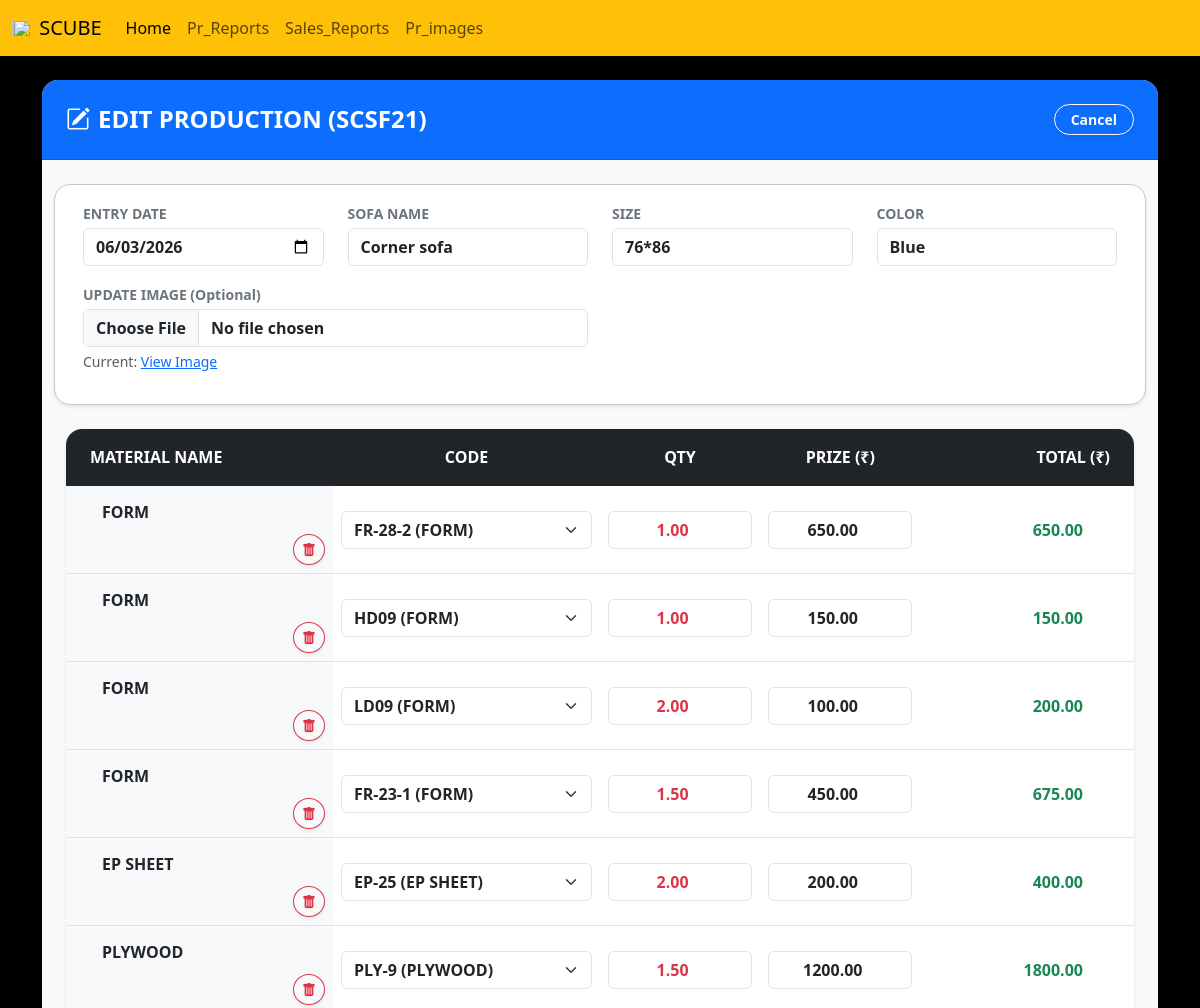
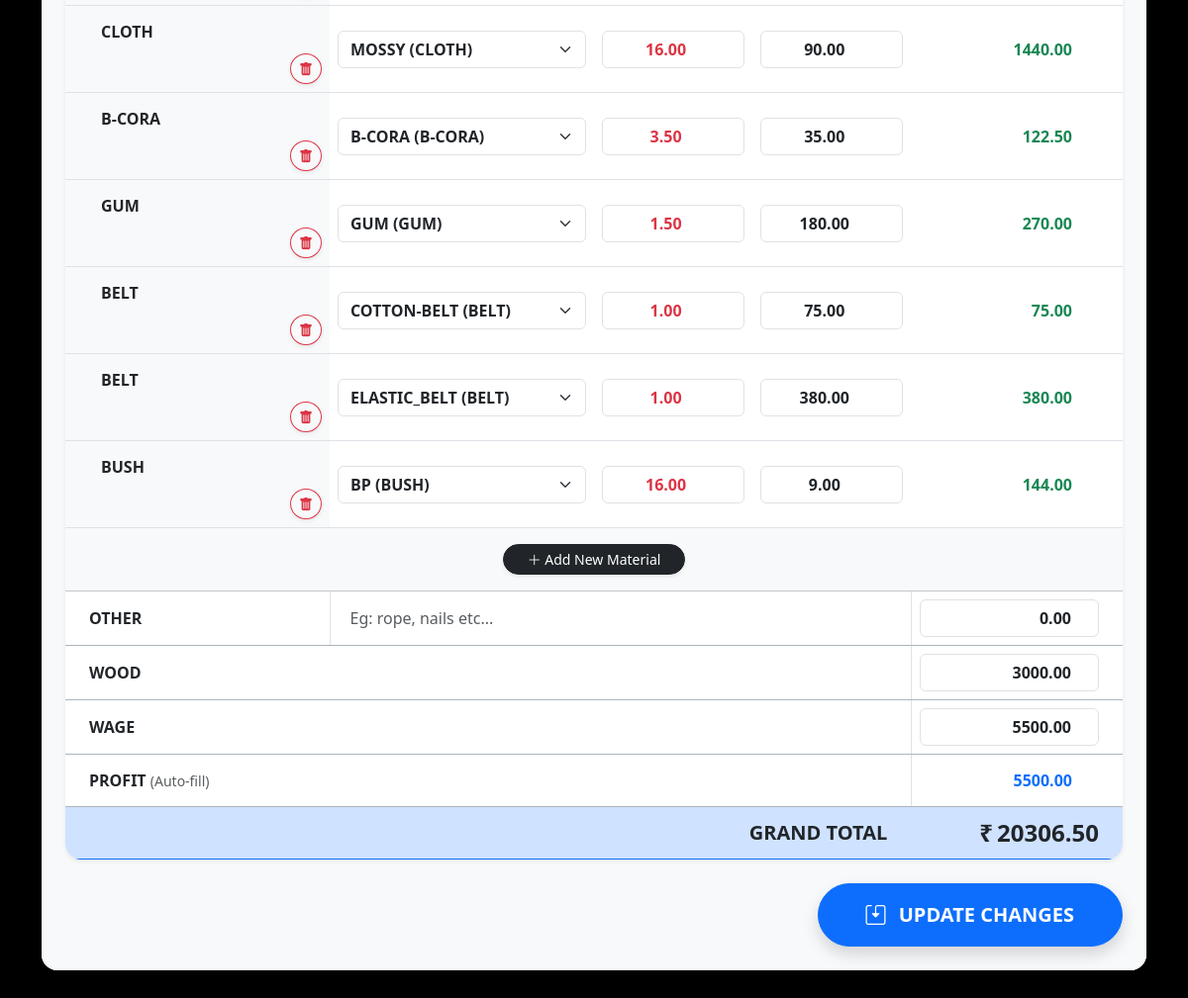
The app's page /edit-production/29/ (signed in) with its own data (2 pictures, top to bottom).
### manager/models.py (models this page shows, shortened)
class SofaProductionRecord(models.Model):
    date = models.DateField()
    sofa_code = models.CharField(max_length=100, unique=True)
    image = models.ImageField(upload_to='production_images/', null=True, blank=True)
    sofa_name = models.CharField(max_length=150, null=True, blank=True)
    sofa_size = models.CharField(max_length=100, null=True, blank=True)
    sofa_color = models.CharField(max_length=100, null=True, blank=True)
    other_desc = models.CharField(max_length=200, null=True, blank=True)
    other_cost = models.DecimalField(max_digits=10, decimal_places=2, default=0)
    wood_cost = models.DecimalField(max_digits=10, decimal_places=2, default=0)
    wage_cost = models.DecimalField(max_digits=10, decimal_places=2, default=0)
    profit_amount = models.DecimalField(max_digits=10, decimal_places=2, default=0)
    grand_total = models.DecimalField(max_digits=15, decimal_places=2, default=0)
    is_approved = models.BooleanField(default=False)

class ProductionMaterialItem(models.Model):
    production = models.ForeignKey(SofaProductionRecord, on_delete=models.CASCADE, related_name='items')
    material_name = models.CharField(max_length=100)
    material_code = models.ForeignKey(Material, on_delete=models.SET_NULL, null=True, blank=True)
    quantity = models.DecimalField(max_digits=10, decimal_places=2, default=0)
    price = models.DecimalField(max_digits=10, decimal_places=2, default=0)
    total = models.DecimalField(max_digits=10, decimal_places=2, default=0)

class Material(models.Model):
    material = models.ForeignKey(MaterialName, on_delete=models.CASCADE, verbose_name="Material Name")
    code = models.CharField(max_length=100, unique=True, verbose_name="Item Code")
    description = models.TextField(null=True, blank=True)
    price = models.DecimalField(max_digits=10, decimal_places=2, verbose_name="Prize")

### manager/views.py (the view, shortened to what this page needs)
# urls.py: path('edit-production/<int:record_id>/', views.edit_production, name='edit_production'),
@user_passes_test(is_sofa_worker_or_admin)
def edit_production(request, record_id):
    record = get_object_or_404(SofaProductionRecord, id=record_id)
    materials = Material.objects.all()
    items = record.items.all()
    return render(request, 'production_edit.html', {'record': record, 'items': items, 'materials': materials})

### manager/views.py (called while the page is built)
def is_sofa_worker_or_admin(user):
    return user.is_authenticated and (user.is_superuser or user.username == 'sofa_worker')

### manager/templates/production_edit.html (shortened to what this page needs)
{% extends 'blank_layout.html' %}
{% block content %}
<div class="container mt-4 mb-5">
    <div class="card shadow-lg border-0 rounded-4 overflow-hidden">
        <div class="card-header bg-primary text-white p-4 d-flex justify-content-between align-items-center">
            <h4 class="mb-0 fw-bold"><i class="bi bi-pencil-square me-2"></i>EDIT PRODUCTION ({{ record.sofa_code }})</h4>
            <a href="{% url 'production_bill' record.id %}" class="btn btn-outline-light btn-sm fw-bold shadow-sm rounded-pill px-3">Cancel</a>
        </div>
        <div class="card-body p-4 bg-light">
            <form method="POST" action="" enctype="multipart/form-data">
                <div class="row mb-4 bg-white p-3 rounded-4 shadow-sm border border-secondary-subtle">
                    <div class="col-md-3 mb-3">
                        <label class="form-label fw-bold text-secondary small mb-1">ENTRY DATE</label>
                        <input type="date" class="form-control fw-bold" name="date" value="{{ record.date|date:'Y-m-d' }}" required>
                    </div>
                    <div class="col-md-3 mb-3">
                        <label class="form-label fw-bold text-secondary small mb-1">SOFA NAME</label>
                        <input type="text" class="form-control fw-bold" name="sofa_name" value="{{ record.sofa_name|default:'' }}" placeholder="Eg: L Shape">
                    </div>
                    <div class="col-md-3 mb-3">
                        <label class="form-label fw-bold text-secondary small mb-1">SIZE</label>
                        <input type="text" class="form-control fw-bold" name="sofa_size" value="{{ record.sofa_size|default:'' }}" placeholder="Eg: 3+2+1">
                    </div>
                    <div class="col-md-3 mb-3">
                        <label class="form-label fw-bold text-secondary small mb-1">COLOR</label>
                        <input type="text" class="form-control fw-bold" name="sofa_color" value="{{ record.sofa_color|default:'' }}" placeholder="Eg: Black & Grey">
                    </div>
                    <div class="col-md-6 mb-3">
                        <label class="form-label fw-bold text-secondary small mb-1">UPDATE IMAGE (Optional)</label>
                        <input type="file" class="form-control fw-bold" name="image" id="image-upload" accept="image/*">
                        {% if record.image %}
                            <small class="text-muted d-block mt-1">Current: <a href="{{ record.image.url }}" target="_blank">View Image</a></small>
                        {% endif %}
                    </div>
                </div>
                <div class="card border-0 shadow-sm rounded-4 overflow-hidden">
                    <div class="table-responsive">
                        <table class="table table-hover align-middle mb-0 bg-white calc-table border-secondary-subtle" id="materials-table">
                            <thead class="table-dark text-center border-bottom border-dark">
                                <tr>
                                    <th class="py-3 ps-4 text-start" style="width: 25%;">MATERIAL NAME</th>
                                    <th class="py-3" style="width: 25%;">CODE</th>
                                    <th class="py-3" style="width: 15%;">QTY</th>
                                    <th class="py-3" style="width: 15%;">PRIZE (₹)</th>
                                    <th class="py-3 pe-4 text-end" style="width: 20%;">TOTAL (₹)</th>
                                </tr>
                            </thead>
                            <tbody id="production-table-body">
                                {% for item in items %}
                                <tr class="item-row border-bottom">
                                    <td class="text-start fw-bold text-dark ps-4 bg-light">
                                        <input type="text" class="form-control border-0 bg-transparent fw-bold" name="mat_name" value="{{ item.material_name }}" required>
                                        <button type="button" class="btn btn-sm btn-outline-danger rounded-circle float-end shadow-sm mt-1" onclick="removeRow(this)"><i class="bi bi-trash-fill"></i></button>
                                    </td>
                                    <td>
                                        <select class="form-select fw-bold text-dark" name="mat_code" onchange="updatePrice(this)">
                                            {% for mat in materials %}
                                                <option value="{{ mat.id }}" data-price="{{ mat.price }}" {% if item.material_code.id == mat.id %}selected{% endif %}>{{ mat.code }} ({{ mat.material.name }})</option>
                                            {% endfor %}
                                        </select>
                                    </td>
                                    <td><input type="number" step="0.01" class="form-control text-center text-danger fw-bold qty-input" name="mat_qty" value="{{ item.quantity }}" onkeyup="calculateTotal()" onchange="calculateTotal()"></td>
                                    <td><input type="number" step="0.01" class="form-control text-center text-dark fw-bold price-input" name="mat_price" value="{{ item.price }}" onkeyup="calculateTotal()" onchange="calculateTotal()"></td>
                                    <td class="pe-4"><input type="number" step="0.01" class="form-control border-0 text-end fw-bold text-success row-total bg-transparent" name="mat_total" readonly value="{{ item.total }}"></td>
                                </tr>
                                {% endfor %}
                                <tr id="add-btn-row">
                                    <td colspan="5" class="text-center py-3 bg-light">
                                        <button type="button" class="btn btn-sm btn-dark rounded-pill shadow-sm px-4" onclick="addEmptyRow()"><i class="bi bi-plus-lg"></i> Add New Material</button>
                                    </td>
                                </tr>
                                <tr class="bg-light border-bottom border-dark-subtle mt-2">
                                    <td class="text-start fw-bold text-dark ps-4 border-end">OTHER</td>
                                    <td colspan="3" class="border-end"><input type="text" class="form-control border-0 bg-transparent text-secondary" name="other_desc" value="{{ record.other_desc|default:'' }}" placeholder="Eg: rope, nails etc..."></td>
                                    <td class="pe-4"><input type="number" step="0.01" class="form-control text-end fw-bold text-dark shadow-none" name="other_cost" value="{{ record.other_cost }}" onkeyup="calculateTotal()" onchange="calculateTotal()"></td>
                                </tr>
                                <tr class="bg-light border-bottom border-dark-subtle">
                                    <td colspan="4" class="text-start fw-bold text-dark ps-4 border-end">WOOD</td>
                                    <td class="pe-4"><input type="number" step="0.01" id="wood-cost" class="form-control text-end fw-bold text-dark shadow-none" name="wood_cost" value="{{ record.wood_cost }}" onkeyup="calculateTotal()" onchange="calculateTotal()"></td>
                                </tr>
                                <tr class="bg-light border-bottom border-dark-subtle">
                                    <td colspan="4" class="text-start fw-bold text-dark ps-4 border-end">WAGE</td>
                                    <td class="pe-4"><input type="number" step="0.01" id="wage-cost" class="form-control text-end fw-bold text-dark shadow-none" name="wage_cost" value="{{ record.wage_cost }}" onkeyup="calculateTotal()" onchange="calculateTotal()"></td>
                                </tr>
                                <tr class="bg-light border-bottom border-dark-subtle">
                                    <td colspan="4" class="text-start fw-bold text-dark ps-4 border-end">PROFIT <span class="fw-normal text-muted small">(Auto-fill)</span></td>
                                    <td class="pe-4"><input type="number" step="0.01" id="profit-amount" class="form-control border-0 bg-transparent text-end fw-bold text-primary shadow-none" name="profit_amount" value="{{ record.profit_amount }}" readonly></td>
                                </tr>
                            </tbody>
                            <tfoot>
                                <tr class="table-primary border-primary">
                                    <td colspan="4" class="text-end fw-bold fs-5 align-middle pe-4 text-dark">GRAND TOTAL</td>
                                    <td class="text-end pe-4">
                                        <div class="d-flex align-items-center justify-content-end text-dark fw-bold fs-4">
                                            <span class="me-1">₹</span><span id="grand-total-display">{{ record.grand_total }}</span>
                                        </div>
                                    </td>
                                </tr>
                            </tfoot>
                        </table>
                    </div>
                </div>
                <div class="mt-4 text-end">
                    <button type="submit" class="btn btn-primary btn-lg fw-bold shadow px-5 py-3 rounded-pill">
                        <i class="bi bi-save2 me-2 fs-5"></i> UPDATE CHANGES
                    </button>
                </div>
            </form>
        </div>
    </div>
</div>
{% endblock %}

### manager/templates/production_edit.html (style rules this page uses)
.calc-table input, .calc-table select { box-shadow: none !important; border-color: #dee2e6; }
.item-row td { vertical-align: middle; }

### records on screen
SofaProductionRecord: sofa_code "SCSF21", date "06/03/2026", sofa_name "Corner sofa", sofa_size "76*86", sofa_color "Blue", other_cost "0.00", wood_cost "3000.00", wage_cost "5500.00", profit_amount "5500.00", grand_total "20306.50"
ProductionMaterialItem: mat_name "FORM", mat_code "FR-28-2 (FORM)", mat_qty "1.00", mat_price "650.00", mat_total "650.00"
ProductionMaterialItem: mat_name "FORM", mat_code "HD09 (FORM)", mat_qty "1.00", mat_price "150.00", mat_total "150.00"
ProductionMaterialItem: mat_name "FORM", mat_code "LD09 (FORM)", mat_qty "2.00", mat_price "100.00", mat_total "200.00"
ProductionMaterialItem: mat_name "FORM", mat_code "FR-23-1 (FORM)", mat_qty "1.50", mat_price "450.00", mat_total "675.00"
ProductionMaterialItem: mat_name "EP SHEET", mat_code "EP-25 (EP SHEET)", mat_qty "2.00", mat_price "200.00", mat_total "400.00"
ProductionMaterialItem: mat_name "PLYWOOD", mat_code "PLY-9 (PLYWOOD)", mat_qty "1.50", mat_price "1200.00", mat_total "1800.00"
ProductionMaterialItem: mat_name "CLOTH", mat_code "MOSSY (CLOTH)", mat_qty "16.00", mat_price "90.00", mat_total "1440.00"
ProductionMaterialItem: mat_name "B-CORA", mat_code "B-CORA (B-CORA)", mat_qty "3.50", mat_price "35.00", mat_total "122.50"
ProductionMaterialItem: mat_name "GUM", mat_code "GUM (GUM)", mat_qty "1.50", mat_price "180.00", mat_total "270.00"
ProductionMaterialItem: mat_name "BELT", mat_code "COTTON-BELT (BELT)", mat_qty "1.00", mat_price "75.00", mat_total "75.00"
ProductionMaterialItem: mat_name "BELT", mat_code "ELASTIC_BELT (BELT)", mat_qty "1.00", mat_price "380.00", mat_total "380.00"
ProductionMaterialItem: mat_name "BUSH", mat_code "BP (BUSH)", mat_qty "16.00", mat_price "9.00", mat_total "144.00"
